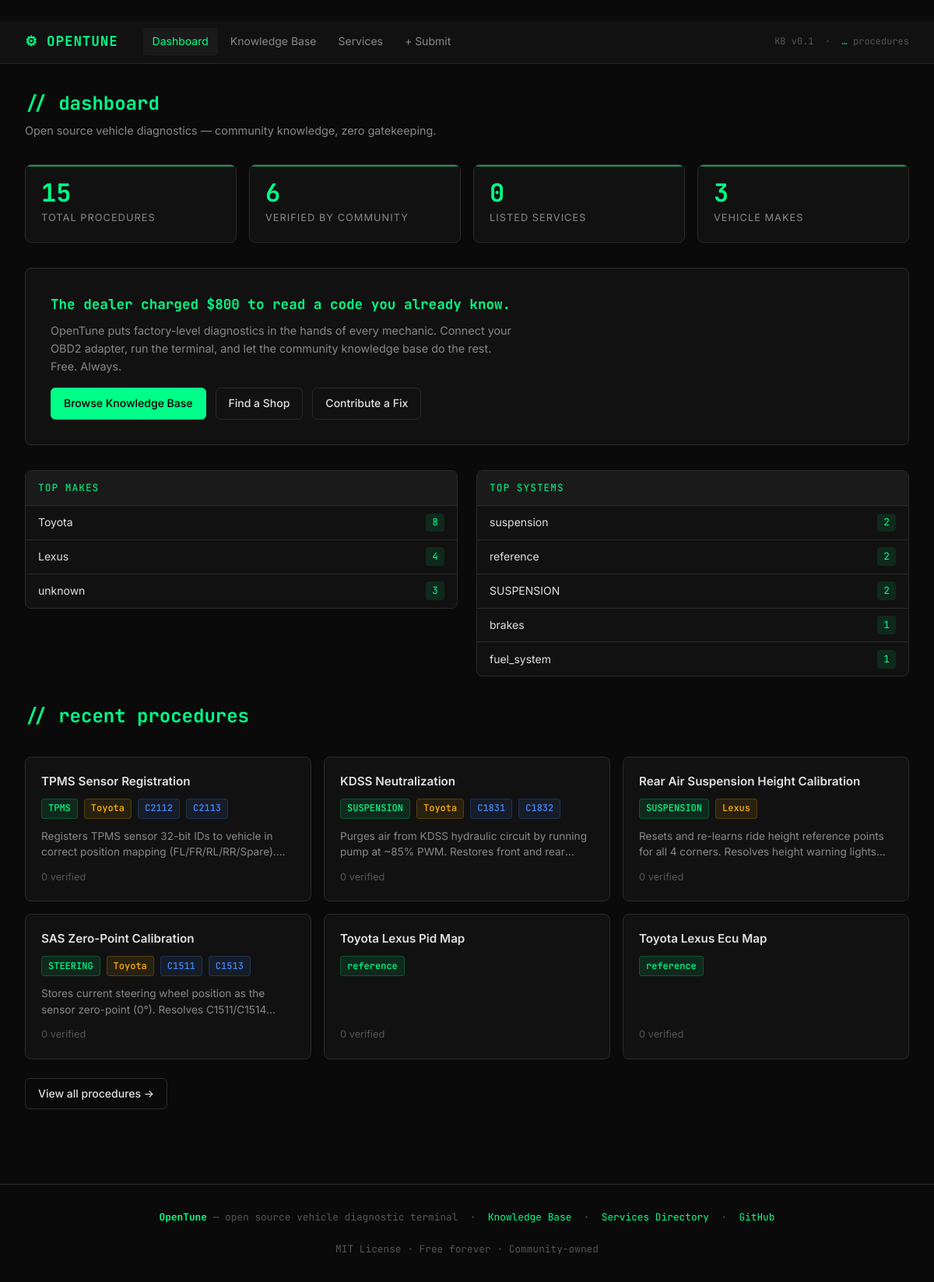
The page / on the database its author committed.
### tables this page shows
CREATE TABLE procedures (
                id                TEXT PRIMARY KEY,
                title             TEXT,
                system            TEXT,
                make_family       TEXT,
                make              TEXT,
                model             TEXT,
                year_min          INTEGER,
                year_max          INTEGER,
                dtc_codes         TEXT DEFAULT '[]',
                symptoms          TEXT DEFAULT '[]',
                steps             TEXT DEFAULT '[]',
                outcome_summary   TEXT,
                verified_count    INTEGER DEFAULT 0,
                vehicles_confirmed TEXT DEFAULT '[]',
                confidence        REAL DEFAULT 0.0,
                contributor       TEXT DEFAULT 'opentune_seed',
                created_at        TEXT,
                updated_at        TEXT,
                embedding         BLOB
            );

### api/main.py (the view)
@app.get("/", response_class=HTMLResponse)
def web_index(request: Request):
    st = stats()
    procs = get_all_procedures()
    services = get_all_services()
    st["total_services"] = len(services)
    recent = [_summary(p) for p in procs[-6:]][::-1]
    return _templates.TemplateResponse(request=request, name="index.html", context={"active": "home",
        "stats": st, "recent": recent
    })

### web/templates/index.html (shortened to what this page needs)
﻿{% extends "base.html" %}
{% block content %}
<div class="container">
  <div class="page-header">
    <h1>// dashboard</h1>
    <p>Open source vehicle diagnostics — community knowledge, zero gatekeeping.</p>
  </div>
  <div class="stats-grid">
    <div class="stat-card">
      <div class="stat-value">{{ stats.total_procedures }}</div>
      <div class="stat-label">Total Procedures</div>
    </div>
    <div class="stat-card">
      <div class="stat-value">{{ stats.verified_procedures }}</div>
      <div class="stat-label">Verified by Community</div>
    </div>
    <div class="stat-card">
      <div class="stat-value">{{ stats.total_services }}</div>
      <div class="stat-label">Listed Services</div>
    </div>
    <div class="stat-card">
      <div class="stat-value">{{ stats.top_makes | length }}</div>
      <div class="stat-label">Vehicle Makes</div>
    </div>
  </div>
  <div class="hero">
    <h2>The dealer charged $800 to read a code you already know.</h2>
    <p>OpenTune puts factory-level diagnostics in the hands of every mechanic. Connect your OBD2 adapter, run the terminal, and let the community knowledge base do the rest. Free. Always.</p>
    <div class="hero-actions">
      <a href="/browse" class="btn btn-primary">Browse Knowledge Base</a>
      <a href="/services" class="btn btn-outline">Find a Shop</a>
      <a href="/submit" class="btn btn-outline">Contribute a Fix</a>
    </div>
  </div>
  <div class="grid-2">
    <div>
      <div class="top-list">
        <div class="top-list-header">Top Makes</div>
        {% for item in stats.top_makes %}
        <a href="/browse?make={{ item.make }}" class="top-list-item" style="text-decoration:none; color:inherit;">
          <span>{{ item.make or "Universal" }}</span>
          <span class="top-list-count">{{ item.count }}</span>
        </a>
        {% else %}
        <div class="top-list-item" style="color:var(--text-muted)">No data yet</div>
        {% endfor %}
      </div>
    </div>
    <div>
      <div class="top-list">
        <div class="top-list-header">Top Systems</div>
        {% for item in stats.top_systems %}
        <a href="/browse?system={{ item.system }}" class="top-list-item" style="text-decoration:none; color:inherit;">
          <span>{{ item.system }}</span>
          <span class="top-list-count">{{ item.count }}</span>
        </a>
        {% else %}
        <div class="top-list-item" style="color:var(--text-muted)">No data yet</div>
        {% endfor %}
      </div>
    </div>
  </div>
  {% if recent %}
  <div style="margin-top: 2rem;">
    <div class="page-header">
      <h1>// recent procedures</h1>
    </div>
    <div class="cards-grid">
      {% for proc in recent %}
      <a href="/procedure/{{ proc.id }}" class="proc-card">
        <div class="proc-card-title">{{ proc.title }}</div>
        <div class="proc-card-meta">
          {% if proc.system %}<span class="tag tag-system">{{ proc.system }}</span>{% endif %}
          {% if proc.make %}<span class="tag tag-make">{{ proc.make }}</span>{% endif %}
          {% for dtc in (proc.dtc_codes or [])[:2] %}
          <span class="tag tag-dtc">{{ dtc }}</span>
          {% endfor %}
        </div>
        {% if proc.outcome_summary %}
        <div class="proc-card-summary">{{ proc.outcome_summary }}</div>
        {% endif %}
        <div class="proc-card-footer">
          <span>{{ proc.verified_count or 0 }} verified</span>
        </div>
      </a>
      {% endfor %}
    </div>
    <div style="margin-top:1.5rem;">
      <a href="/browse" class="btn btn-outline">View all procedures →</a>
    </div>
  </div>
  {% endif %}
</div>
{% endblock %}

### web/templates/base.html (shortened to what this page needs)
﻿<!DOCTYPE html>
<html lang="en">
<head>
  <link rel="stylesheet" href="/static/style.css">
</head>
<body>
<nav>
  <a class="nav-brand" href="/">⚙ OPENTUNE</a>
  <div class="nav-links">
    <a href="/" class="{% if active == 'home' %}active{% endif %}">Dashboard</a>
    <a href="/browse" class="{% if active == 'browse' %}active{% endif %}">Knowledge Base</a>
    <a href="/services" class="{% if active == 'services' %}active{% endif %}">Services</a>
    <a href="/submit" class="{% if active == 'submit' %}active{% endif %}">+ Submit</a>
  </div>
  <div class="nav-badge">KB v0.1 &nbsp;·&nbsp; <span id="proc-count">…</span> procedures</div>
</nav>
{% block content %}{% endblock %}
<footer>
  <strong><a href="/">OpenTune</a></strong> — open source vehicle diagnostic terminal &nbsp;·&nbsp;
  <a href="/browse">Knowledge Base</a> &nbsp;·&nbsp;
  <a href="/services">Services Directory</a> &nbsp;·&nbsp;
  <a href="https://github.com/opentune/opentune" target="_blank">GitHub</a>
  <br><br>
  MIT License · Free forever · Community-owned
</footer>
</body>
</html>

### rows shown on the page
procedures: make "Toyota", count "8", system "brakes", count "1"
procedures: make "Lexus", count "4", system "suspension", count "2"
procedures: system "reference", count "2", title "Toyota Lexus Ecu Map", verified_count "0"
procedures: system "SUSPENSION", count "2", title "Rear Air Suspension Height Calibration", make "Lexus", outcome_summary "Resets and re-learns ride height reference points for all 4 corners. Resolves height warning…", verified_count "0"
procedures: system "fuel_system", count "1"
procedures: title "TPMS Sensor Registration", system "TPMS", make "Toyota", 2 "C2112" "C2113", outcome_summary "Registers TPMS sensor 32-bit IDs to vehicle in correct position mapping…", verified_count "0"
procedures: title "KDSS Neutralization", system "SUSPENSION", make "Toyota", 2 "C1831" "C1832", outcome_summary "Purges air from KDSS hydraulic circuit by running pump at ~85% PWM. Restores front and…", verified_count "0"
procedures: title "SAS Zero-Point Calibration", system "STEERING", make "Toyota", 2 "C1511" "C1513", outcome_summary "Stores current steering wheel position as the sensor zero-point (0°). Resolves…", verified_count "0"
procedures: title "Toyota Lexus Pid Map", system "reference", verified_count "0"

### other values the page prints
{{ stats.total_procedures }} "15"
{{ stats.verified_procedures }} "6"
{{ stats.total_services }} "0"
{{ stats.top_makes | length }} "3"
{{ item.make or "Universal" }} "unknown"
{{ item.count }} "3"
